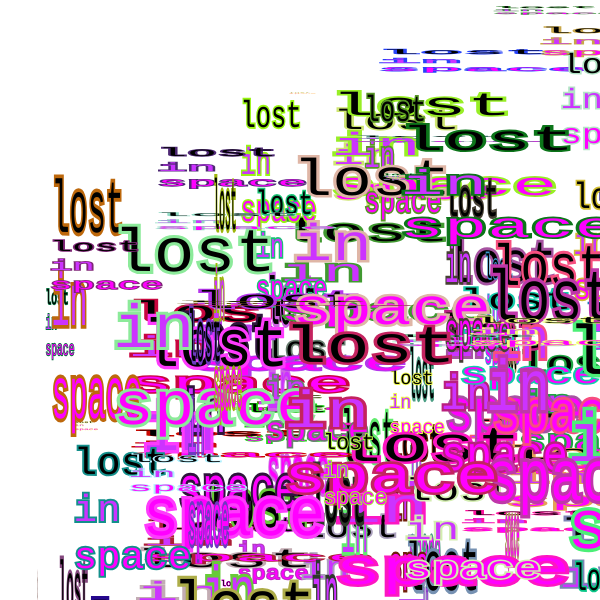
Frame 1 (no input)
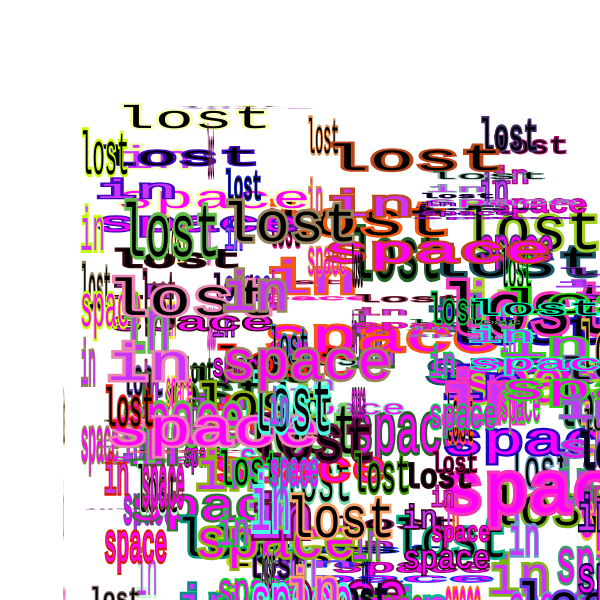
Frame 2 (the mouse pressed at the canvas centre, redrawn once)

The p5.js sketch that drew these frames (run headless with seeded random() and noise() and a simulated clock; the mouse was pressed at the canvas centre and the sketch redrawn once):

// p5.js sketch
// ── sketch.js
function setup() {
  createCanvas(600, 600);
  strokeWeight(8);
  noLoop();
  noFill();
}

function draw() {
  background(255);
  stroke(255);
  noFill();

  for (var i = 0; i < 100; i++) {
  push();
  stroke(random(255), random(255), random(255));
  translate(random(width),random(height));
  scale(random(1), random(1));
  customText();
  pop();
  }
}

function customText () {
    fill(0, 0, 0);
    textSize(80);
    textFont('Courier New');
    text("lost", 100, 200);
    fill(204, 51, 255);
    text("in", 100, 300);
    fill(255, 0, 255);
    text("space", 100, 400);
}
